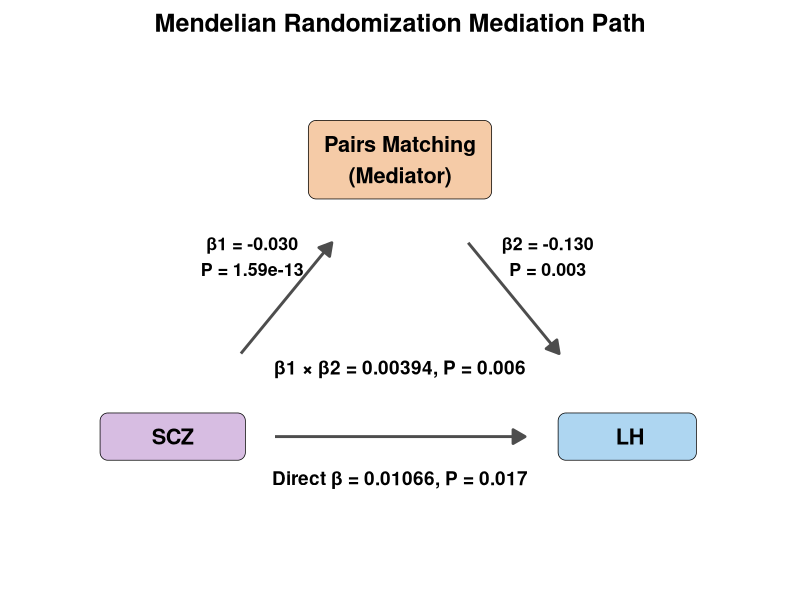
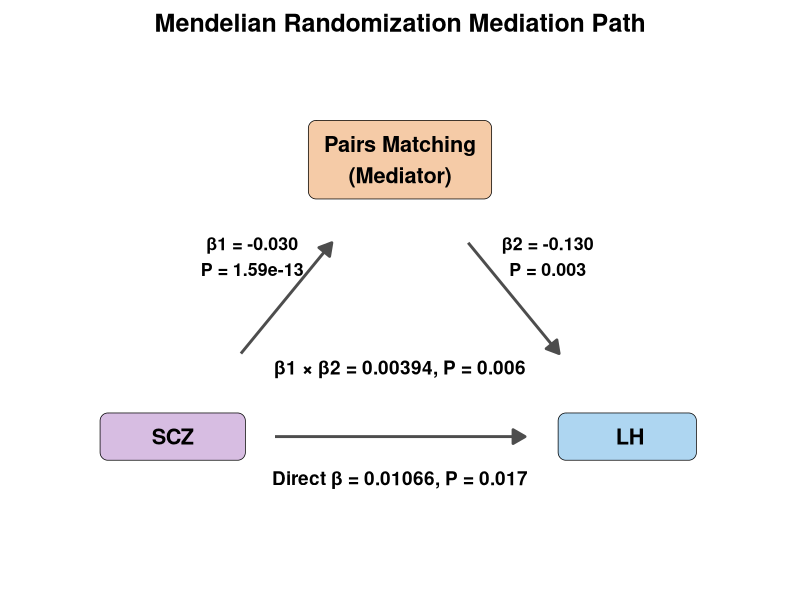

Reproduce these figures in R, in order.
library(ggplot2)
library(dplyr)

setwd("./MR_Mediation_Confounder")

# Path A: SCZ -> Memory
beta_a <- -0.0304
se_a <- 0.0041
pval_a <- 1.59e-13

# Path B: Memory -> LH
beta_b <- -0.1295
se_b <- 0.0440
pval_b <- 0.00328

# Total Effect: SCZ -> LH
beta_total <- 0.0145921183243691
se_total <- 0.00423633585149393
pval_total <- 0.000572086920598469

# Mediation Effect (A * B)
beta_m <- beta_a * beta_b
se_m <- sqrt( (beta_a^2 * se_b^2) + (beta_b^2 * se_a^2) )
z_m <- beta_m / se_m
pval_m <- 2 * pnorm(-abs(z_m))

# Direct Effect (Total - Mediation)
beta_direct <- beta_total - beta_m
se_direct <- sqrt(se_total^2 + se_m^2)
pval_direct <- 2 * pnorm(-abs(beta_direct / se_direct))

format_p <- function(p) {
  if (p < 0.001) return(formatC(p, format="e", digits=2))
  return(sprintf("%.3f", p))
}

p <- ggplot() +
  # Nodes
  annotate("label", x = 1.0, y = 1.0, label = "      SCZ      ", size = 5.5, fontface = "bold", fill = "#D7BDE2", label.padding = unit(0.6, "lines"), label.r = unit(0.3, "lines"), color="black") +
  annotate("label", x = 2.0, y = 2.0, label = "Pairs Matching\n(Mediator)", size = 5.5, fontface = "bold", fill = "#F5CBA7", label.padding = unit(0.6, "lines"), label.r = unit(0.3, "lines"), color="black") +
  annotate("label", x = 3.0, y = 1.0, label = "       LH      ", size = 5.5, fontface = "bold", fill = "#AED6F1", label.padding = unit(0.6, "lines"), label.r = unit(0.3, "lines"), color="black") +

  # Arrows
  annotate("segment", x = 1.3, xend = 1.7, y = 1.3, yend = 1.7, arrow = arrow(length=unit(0.35, "cm"), type="closed"), linewidth = 1, color="gray30") +
  annotate("segment", x = 2.3, xend = 2.7, y = 1.7, yend = 1.3, arrow = arrow(length=unit(0.35, "cm"), type="closed"), linewidth = 1, color="gray30") +
  annotate("segment", x = 1.45, xend = 2.55, y = 1.0, yend = 1.0, arrow = arrow(length=unit(0.35, "cm"), type="closed"), linewidth = 1, color="gray30") +

  # Path A and Path B Labels
  annotate("text", x = 1.35, y = 1.65, label = sprintf("\u03B21 = %.3f\nP = %s", beta_a, format_p(pval_a)), fontface="bold", size = 4.5, color="black") +
  annotate("text", x = 2.65, y = 1.65, label = sprintf("\u03B22 = %.3f\nP = %s", beta_b, format_p(pval_b)), fontface="bold", size = 4.5, color="black") +
  
  # Direct Beta annotation
  annotate("text", x = 2.0, y = 0.85, label = sprintf("Direct \u03B2 = %.5f, P = %s", beta_direct, format_p(pval_direct)), fontface="bold", size = 4.8, color="black") +

  # Mediation Beta annotation
  annotate("text", x = 2.0, y = 1.25, label = sprintf("\u03B21 \u00D7 \u03B22 = %.5f, P = %s", beta_m, format_p(pval_m)), fontface="bold", size=4.8, color="black") +
  
  scale_x_continuous(limits = c(0.4, 3.6)) +
  scale_y_continuous(limits = c(0.5, 2.3)) +
  theme_void() +
  labs(title="Mendelian Randomization Mediation Path") +
  theme(plot.title = element_text(hjust = 0.5, face = "bold", size = 18, margin = margin(t=10, b=10)))

ggsave("MR_Mediation_SCZ_Memory_Handedness.png", plot=p, width=10, height=6, dpi=300, bg="white")
ggsave("MR_Mediation_SCZ_Memory_Handedness.pdf", plot=p, width=10, height=6, dpi=300, bg="white")
